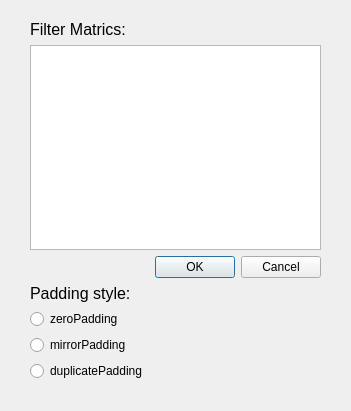
<?xml version="1.0" encoding="UTF-8"?>
<ui version="4.0">
 <class>DlgSpacialFilter</class>
 <widget class="QDialog" name="DlgSpacialFilter">
  <property name="geometry">
   <rect>
    <x>0</x>
    <y>0</y>
    <width>351</width>
    <height>411</height>
   </rect>
  </property>
  <property name="windowTitle">
   <string>Dialog</string>
  </property>
  <widget class="QWidget" name="layoutWidget">
   <property name="geometry">
    <rect>
     <x>30</x>
     <y>20</y>
     <width>291</width>
     <height>361</height>
    </rect>
   </property>
   <layout class="QVBoxLayout" name="verticalLayout">
    <item>
     <widget class="QLabel" name="label">
      <property name="font">
       <font>
        <pointsize>12</pointsize>
       </font>
      </property>
      <property name="text">
       <string>Filter Matrics:</string>
      </property>
     </widget>
    </item>
    <item>
     <widget class="QTextEdit" name="textEdit"/>
    </item>
    <item>
     <widget class="QDialogButtonBox" name="buttonBox">
      <property name="orientation">
       <enum>Qt::Horizontal</enum>
      </property>
      <property name="standardButtons">
       <set>QDialogButtonBox::Cancel|QDialogButtonBox::Ok</set>
      </property>
     </widget>
    </item>
    <item>
     <widget class="QLabel" name="label_2">
      <property name="font">
       <font>
        <pointsize>12</pointsize>
       </font>
      </property>
      <property name="text">
       <string>Padding style:</string>
      </property>
     </widget>
    </item>
    <item>
     <widget class="QRadioButton" name="bt_zeropad">
      <property name="text">
       <string>zeroPadding</string>
      </property>
     </widget>
    </item>
    <item>
     <widget class="QRadioButton" name="bt_mirror">
      <property name="text">
       <string>mirrorPadding</string>
      </property>
     </widget>
    </item>
    <item>
     <widget class="QRadioButton" name="bt_dupli">
      <property name="text">
       <string>duplicatePadding</string>
      </property>
     </widget>
    </item>
   </layout>
  </widget>
 </widget>
 <resources/>
 <connections>
  <connection>
   <sender>buttonBox</sender>
   <signal>accepted()</signal>
   <receiver>DlgSpacialFilter</receiver>
   <slot>accept()</slot>
   <hints>
    <hint type="sourcelabel">
     <x>248</x>
     <y>254</y>
    </hint>
    <hint type="destinationlabel">
     <x>157</x>
     <y>274</y>
    </hint>
   </hints>
  </connection>
  <connection>
   <sender>buttonBox</sender>
   <signal>rejected()</signal>
   <receiver>DlgSpacialFilter</receiver>
   <slot>reject()</slot>
   <hints>
    <hint type="sourcelabel">
     <x>316</x>
     <y>260</y>
    </hint>
    <hint type="destinationlabel">
     <x>286</x>
     <y>274</y>
    </hint>
   </hints>
  </connection>
 </connections>
</ui>
